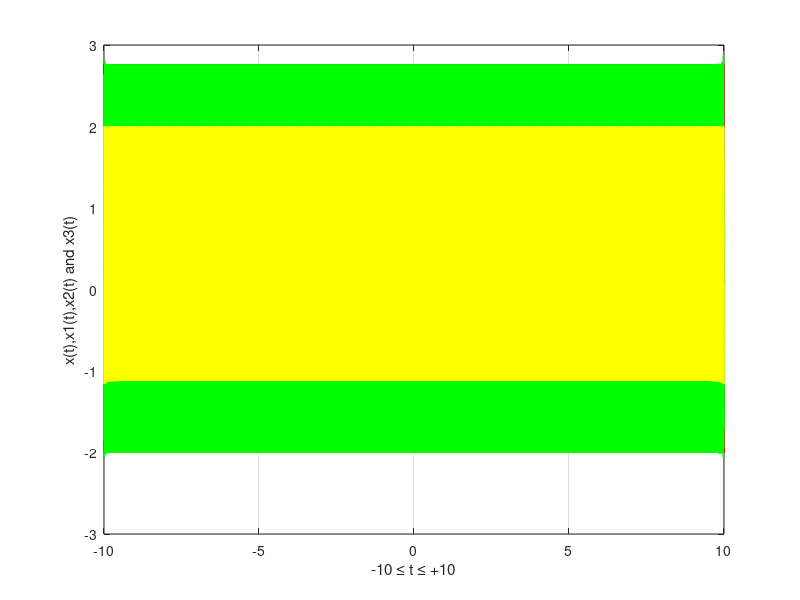

MATLAB code for this plot:
% Our signal is:
% x(t) = cos(100*pi*t) + cos(200*pi*t) + sin(500*pi*t)
% and our domain for the independent variable (t) is [-10,10].



% 1.Finding the minimum sampling frequency
%
% In order to find the minimum sample frequency (f_{s,min}) , we have to 
% find the maximum frequency implemented in signal.We need to express the 
% given signal as a superposition of fundamental sinusoidal signals.We can 
% write the signal as:
% x(t) = sin(100*pi*t + pi/2) + sin(200*pi*t + pi/2) + sin(500*pi*t)[1]
% 
% In general,a signal may be represented by the
% following mathematical form:
%
% x(t) = A * sin(2*pi*f*t+θ)
%
% A: denotes the amplitude of the oscillation.
% F: denotes the frequency of the oscillation.
% t: denotes the independent time variable.
% Θ: denotes the phase of the oscillation.
% 
% Looking at [1], we can tell that 100*pi = 2*pi*f1, 200*pi = 2*pi*f2 and
% 500*pi = 2*pi*f3.So we have f1=50hz, f2=100hz and f3=250hz.So the max
% frequency implemented on signal is fmax=f3=250hz.
%
% From the Nyquist Sampling Theorem, we know that:
% 
% 1/Ts >= 2*fmax <=> fs >= 2*fmax => fs >= 500hz, where Ts is the sample
% period. So we have f_{s,min} = 500hz





% 2.Representing the signal for -t_max <= t <= t_max where t_max = 10
% and step dt=0.001

dt = 0.001; %step
t_max = 10; %interval bound (-10 <= t <= 10)

t = -t_max:dt:t_max; %t is a 1*(2*t_max/dt + 1)= 1*20.001 dimension matrix that
% holds all the time values. t=[-10,-9.999,...,9.999,10]

x = cos(100*pi*t) + cos(200*pi*t) + sin(500*pi*t); %x is a matrix with
% the same dimensions as t. x holds the signal values, each value
% calculated as the corresponding x(t).
% x=[x(t(1)),x(t(2)),...,x(t(20.001))] = [x(-10),x(-9.999),...,x(10)]
   
figure('Name','exercise 2.2 through 2.5 signal representation'); %makes a figure window
%with the corresponding name

plot(t,x,'-r','LineWidth',1.5); %makes x,y axis representing every value in
%t with its corresponding x(t)

xlabel('-10 \leq t \leq +10'); %x label
ylabel('x(t)'); 
grid on %show grid





% 3.Creating signal with sampling frequency fs=f_{s,min}=500hz <=> Ts=1/f_{s,min} <=>
% Ts=1/500 <=> Ts=0.002s.Original signal can be effeciently reconstructed.
% x(t_max) = x(Nmax*Ts) ==> t_max = Nmax * Ts ==> Nmax = t_max / Ts
% ==> Nmax = 10/0.002 = 5000

Ts = 0.002; %Sampling period
Nmax = t_max / Ts; %Max natural multiple of Ts
n = -Nmax:1:Nmax; %n1=[-Nmax,-Nmax+1,...,Nmax-1,Nmax] (natural multiples of Ts)

xs = cos(100*pi*n*Ts) + cos(200*pi*n*Ts) + sin(500*pi*n*Ts);
% xs is a 1*(2*Nmax + 1) = 1*10001 dimension matrix that contains the 
% signal values for each natural multiple of Ts.
% xs=[xs(n1(1)),xs(n1(2)),...,xs(n1(10001))]=[xs(-5000),xs(-4999),...,xs(5000)]

x1 = zeros(1,length(t)); %x1 is a 1*20.001 dimension matrix with 0.Here,
% we are going to store each reconstructed signal value in the interval of [-tmax,tmax]
% with dt=0.001

% In order to get each reconstructed signal value for each t, we have to calculate the
% sum: 
%        Nmax
%        ----
%        \
% x(t) = /      x(n*Ts)*sinc((t-n*Ts)/Ts), for each t              
%        ----
%       n=-Nmax
%
% Each new x(t) value (let x1(t) be each reconstructed signal value) can be
% calculated with a matrix multiplication, which is equivalent to the
% sum above:
%
% x1(t) = xs*sinc, where 
% xs=[x(-Nmax*Ts),x((-Nmax+1)*Ts),...,x(Nmax*Ts)]
% and 
% sinc = [sinc((t-(-Nmax)*Ts)/Ts),sinc((t-(-Nmax+1)*Ts)/Ts),...,sinc((t-Nmax*Ts)/Ts)]^T
%
%
% Calculating the sum for each x1(t), based on the previusly mentioned 
% matrix multiplication:
for k = 1:1:length(t)
    x1(k) = xs * sinc((t(k)-n*Ts)/Ts)';
end

%representing the results in the same figure window
hold on
plot(t,x1,'-b','LineWidth',1.2);





% 4.Creating signal with sampling frequency fs>f_{s,min}.Let fs=555hz, Ts=1/fs =>
% Ts=1/555 <=> Ts≈0.0018s.Original signal can be effeciently reconstructed.
% x(t_max) = x(Nmax*Ts) ==> t_max = Nmax * Ts ==> Nmax = t_max / Ts
% ==> Nmax = 10/0.0018 ≈ 5556

Ts = 0.0018; %Sampling period
Nmax = t_max / Ts; %Max natural multiple of Ts
n = -Nmax:1:Nmax; %n=[-Nmax,-Nmax+1,...,Nmax-1,Nmax] (natural multiples of Ts)

xs = cos(100*pi*n*Ts) + cos(200*pi*n*Ts) + sin(500*pi*n*Ts);
% xs=[xs(n(1)),xs(n(2)),...,xs(n(11113))]=[xs(-5556),xs(-5555),...,xs(5556)]

x2 = zeros(1,length(t));

%Calculating the sum for each x1(t)
for k = 1:1:length(t)
    x2(k) = xs * sinc((t(k)-n*Ts)/Ts)';
end

%representing the results in the same figure window
hold on
plot(t,x2,'-g','LineWidth',1);





% 5.Creating signal with sampling frequency fs<f_{s,min}.Let fs=125hz, Ts=1/fs =>
% Ts=1/125 <=> Ts=0.008s.Original signal cannot be effeciently reconstructed.
% x(t_max) = x(Nmax*Ts) ==> t_max = Nmax * Ts ==> Nmax = t_max / Ts
% ==> Nmax = 10/0.008 = 1250

Ts = 0.008; %Sampling period
Nmax = t_max / Ts; %Max natural multiple of Ts
n = -Nmax:1:Nmax; %n=[-Nmax,-Nmax+1,...,Nmax-1,Nmax] (natural multiples of Ts)

xs = cos(100*pi*n*Ts) + cos(200*pi*n*Ts) + sin(500*pi*n*Ts);
% xs=[xs(n(1)),xs(n(2)),...,xs(n(2501))]=[xs(-1250),xs(-1249),...,xs(1250)]

x3 = zeros(1,length(t));

%Calculating the sum for each x1(t)
for k = 1:1:length(t)
    x3(k) = xs * sinc((t(k)-n*Ts)/Ts)';
end

%representing the results in the same figure window
hold on
plot(t,x3,'-y','LineWidth',1.2);
ylabel('x(t),x1(t),x2(t) and x3(t)'); %y label




% 6.We observe that reconstructing with the minimum sample frequency
% (fs=500hz Nyquist Sampling Theorem) we can get a quite accurate
% representation of the original signal(blue sample).
% Therefore, reconstructing with a little greater than the minimum
% sample frequency(fs=555hz), we get almost 100% the original signal
% (green sample).Last but not least, we can tell that if we try to
% reconstruct the original signal with sample frequency less than the
% minimum sample frequency(fs=125hz), we get an unwanted result
% (yellow sample).The original signal is being represented with red color.


